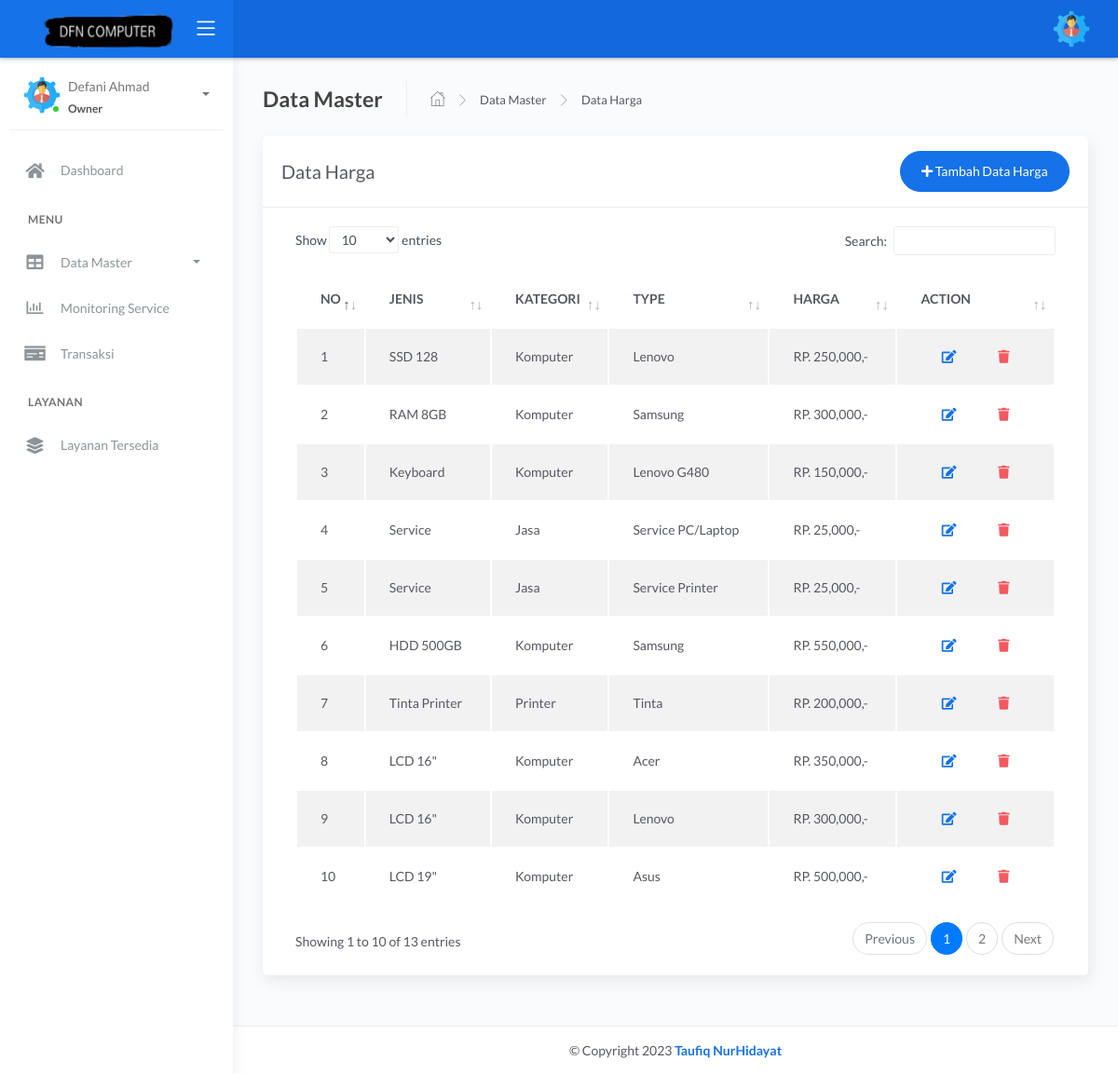
/admin/teknisi/harga.php (signed in), run on the app's committed database.
### tables this page shows
CREATE TABLE `harga` (
  `id_harga` int(11) NOT NULL,
  `jenis` varchar(255) NOT NULL,
  `kategori` varchar(255) NOT NULL,
  `type` varchar(255) NOT NULL,
  `harga` int(11) NOT NULL
);

### admin/teknisi/harga.php (the view, shortened to what this page needs)
<?php include 'header.php';
?>
<div class="main-panel">
	<div class="content">
		<div class="page-inner">
			<div class="page-header">
				<h4 class="page-title">Data Master</h4>
				<ul class="breadcrumbs">
					<li class="nav-home">
						<a href="index.php">
							<i class="flaticon-home"></i>
						</a>
					</li>
					<li class="separator">
						<i class="flaticon-right-arrow"></i>
					</li>
					<li class="nav-item">
						<a href="#">Data Master</a>
					</li>
					<li class="separator">
						<i class="flaticon-right-arrow"></i>
					</li>
					<li class="nav-item">
						<a href="harga.php">Data Harga</a>
					</li>
				</ul>
			</div>
			<div class="row ">
				<div class="col-md-12">
					<div class="card full-height">
						<div class="card-header">
							<div class="d-flex align-items-center">
								<h1 class="card-title">Data Harga</h1>
								<button class="btn btn-primary btn-round ml-auto" data-toggle="modal" data-target="#tambahharga">
									<i class="fa fa-plus"></i>
									Tambah Data Harga
								</button>
							</div>
						</div>
						<div class="card-body">
							<div class="table-responsive">
								<table id="tableharga" class="display table table-striped table-hover">
									<thead>
										<tr>
											<th style="width: 1%">NO</th>
											<th>JENIS</th>
											<th>KATEGORI</th>
											<th>TYPE</th>
											<th>HARGA</th>
											<th style="width: 10%">ACTION</th>
										</tr>
									</thead>
									<tbody>
										<?php
										include '../../koneksi.php';
										$no = 1;
										$data = mysqli_query($koneksi, "SELECT * FROM harga");
										while ($d = mysqli_fetch_array($data)) {
										?>
											<tr>
												<td><?php echo $no++; ?></td>
												<td><?php echo $d['jenis']; ?></td>
												<td><?php echo $d['kategori']; ?></td>
												<td><?php echo $d['type']; ?></td>
												<td>RP. <?php echo number_format($d['harga']) ?>,-</td>
												<td>
													<form action="harga.php" method="post">
														<div class="form-button-action">
															<button type="button" data-toggle="modal" title="" class="btn btn-link btn-primary" data-target="#editharga_<?php echo $d['id_harga']; ?>">
																<i class="fa fa-edit"></i>
															</button>
															<button type="button" class="btn btn-link btn-danger" data-toggle="modal" data-target="#hapusModal<?php echo $d['id_harga']; ?>">
																<i class="fas fa fa-trash"></i>
															</button>
														</div>
													</form>
							</div>
						<?php
										}
						?>
						</td>
						</tr>
<?php include 'footer.php'; ?>

### data on the page
harga: jenis "SSD 128", kategori "Komputer", type "Lenovo", harga "250,000"
harga: jenis "RAM 8GB", kategori "Komputer", type "Samsung", harga "300,000"
harga: jenis "Keyboard", kategori "Komputer", type "Lenovo G480", harga "150,000"
harga: jenis "Service", kategori "Jasa", type "Service PC/Laptop", harga "25,000"
harga: jenis "Service", kategori "Jasa", type "Service Printer", harga "25,000"
harga: jenis "HDD 500GB", kategori "Komputer", type "Samsung", harga "550,000"
harga: jenis "Tinta Printer", kategori "Printer", type "Tinta", harga "200,000"
harga: jenis "LCD 16\"", kategori "Komputer", type "Acer", harga "350,000"
harga: jenis "LCD 16\"", kategori "Komputer", type "Lenovo", harga "300,000"
harga: jenis "LCD 19\"", kategori "Komputer", type "Asus", harga "500,000"

### other printed values
$_SESSION['name'] "Defani Ahmad"
$_SESSION['level'] "Owner"
